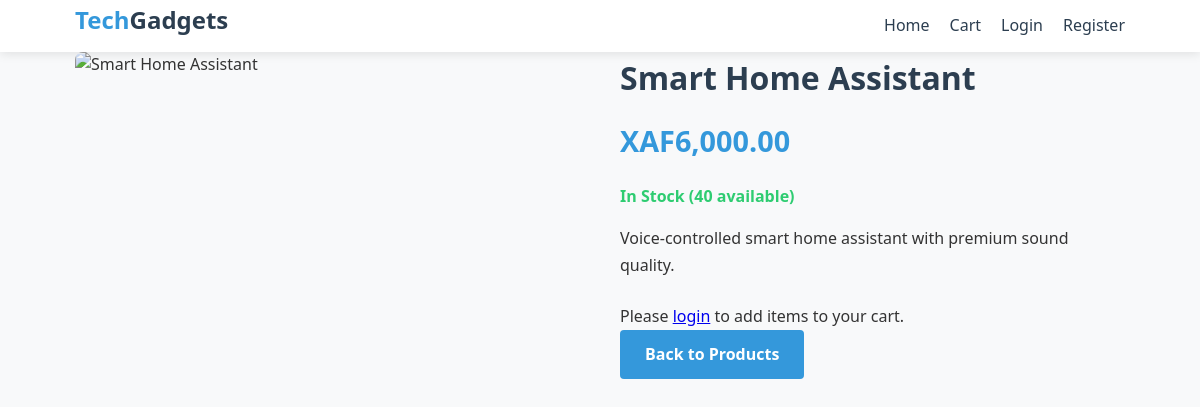
/product.php?id=6, run on the app's committed database.
### tables this page shows
CREATE TABLE `products` (
  `id` int(11) NOT NULL,
  `name` varchar(255) NOT NULL,
  `description` text DEFAULT NULL,
  `price` decimal(10,2) NOT NULL,
  `image_url` varchar(500) DEFAULT NULL,
  `stock_quantity` int(11) DEFAULT 0,
  `category` varchar(100) DEFAULT NULL,
  `created_at` timestamp NOT NULL DEFAULT current_timestamp(),
  `updated_at` timestamp NOT NULL DEFAULT current_timestamp() ON UPDATE current_timestamp()
);

### includes/functions.php (called while the page is built, shortened)
<?php
require_once 'config.php';
function getProductById($id) {
    global $pdo;
    $stmt = $pdo->prepare("SELECT * FROM products WHERE id = ?");
    $stmt->execute([$id]);
    return $stmt->fetch();
}
?>

### product.php (the view, shortened to what this page needs)
<?php
require_once 'includes/config.php';
require_once 'includes/functions.php';
$productId = intval($_GET['id']);
$product = getProductById($productId);
?>
<!DOCTYPE html>
<html lang="en">
<head>
    <link rel="stylesheet" href="assets/css/style.css">
</head>
<body>
    <header>
        <div class="container">
            <div class="header-content">
                <div class="logo">Tech<span>Gadgets</span></div>
                <nav>
                    <ul>
                        <li><a href="index.php">Home</a></li>
                        <li><a href="cart.php">Cart</a></li>
                        <?php if (isset($_SESSION['user_id'])): ?>
                            <li><a href="checkout.php">Checkout</a></li>
                            <li><a href="logout.php">Logout (<?php echo $_SESSION['username']; ?>)</a></li>
                        <?php else: ?>
                            <li><a href="login.php">Login</a></li>
                            <li><a href="register.php">Register</a></li>
                        <?php endif; ?>
                    </ul>
                </nav>
            </div>
        </div>
    </header>
    <main>
        <div class="container">
            <div class="product-details">
                <div class="product-image-large">
                    <img src="<?php echo $product['image_url']; ?>" alt="<?php echo $product['name']; ?>">
                </div>
                <div class="product-info-detail">
                    <h1><?php echo $product['name']; ?></h1>
                    <div class="product-price-detail">XAF<?php echo number_format($product['price'], 2); ?></div>
                    <div class="stock-info">
                        <?php if ($product['stock_quantity'] > 0): ?>
                            <span class="in-stock">In Stock (<?php echo $product['stock_quantity']; ?> available)</span>
                        <?php else: ?>
                            <span class="out-of-stock">Out of Stock</span>
                        <?php endif; ?>
                    </div>
                    <p class="product-description"><?php echo $product['description']; ?></p>
                    <?php if (isset($_SESSION['user_id'])): ?>
                        <form method="POST">
                            <div class="quantity-selector">
                                <label for="quantity">Quantity:</label>
                                <button type="button" id="decrease-qty">-</button>
                                <input type="number" id="quantity" name="quantity" value="1" min="1" max="<?php echo $product['stock_quantity']; ?>">
                                <button type="button" id="increase-qty">+</button>
                            </div>
                            <?php if ($product['stock_quantity'] > 0): ?>
                                <button type="submit" class="btn">Add to Cart</button>
                            <?php else: ?>
                                <button type="button" class="btn" disabled>Out of Stock</button>
                            <?php endif; ?>
                        </form>
                    <?php else: ?>
                        <p>Please <a href="login.php">login</a> to add items to your cart.</p>
                    <?php endif; ?>
                    <a href="index.php" class="btn btn-primary">Back to Products</a>
                </div>
            </div>
        </div>
    </main>
</body>
</html>

### assets/css/style.css (style rules this page uses)
:root { --primary: #3498db; --secondary: #2c3e50; --accent: #e74c3c; --light: #ecf0f1; --dark: #2c3e50; --success: #2ecc71; --warning: #f39c12; --danger: #e74c3c; }
* { margin: 0; padding: 0; box-sizing: border-box; font-family: 'Segoe UI', Tahoma, Geneva, Verdana, sans-serif; }
body { background-color: #f8f9fa; color: #333; line-height: 1.6; }
.container { width: 90%; max-width: 1200px; margin: 0 auto; padding: 0 15px; }
header { background-color: white; box-shadow: 0 2px 10px rgba(0, 0, 0, 0.1); position: sticky; top: 0; z-index: 100; }
.header-content { display: flex; justify-content: space-between; align-items: center; padding: 1px 0; }
.logo { font-size: 24px; font-weight: 700; color: var(--primary); }
.logo span { color: var(--secondary); }
nav ul { display: flex; list-style: none; }
nav ul li { margin-left: 20px; }
nav ul li a { text-decoration: none; color: var(--dark); font-weight: 500; transition: color 0.3s; }
.btn { display: inline-block; background-color: var(--accent); color: white; padding: 12px 25px; border-radius: 4px; text-decoration: none; font-weight: 600; transition: all 0.3s; border: none; cursor: pointer; }
.btn-primary { background-color: var(--primary); }
.product-details { display: flex; flex-wrap: wrap; gap: 40px; margin-bottom: 60px; }
.product-image-large { flex: 1; min-width: 300px; }
.product-image-large img { width: 100%; border-radius: 8px; }
.product-info-detail { flex: 1; min-width: 300px; }
.product-info-detail h1 { font-size: 2rem; margin-bottom: 15px; color: var(--secondary); }
.product-price-detail { font-size: 1.8rem; font-weight: 700; color: var(--primary); margin-bottom: 20px; }
.product-description { margin-bottom: 25px; line-height: 1.7; }
.stock-info { margin-bottom: 15px; }
.in-stock { color: var(--success); font-weight: 600; }
.logo { height: 50px; width: auto; border-radius: 30%; object-fit: cover; }

### data on the page
products: name "Smart Home Assistant", price "6,000.00", stock_quantity "40", description "Voice-controlled smart home assistant with premium sound quality."
